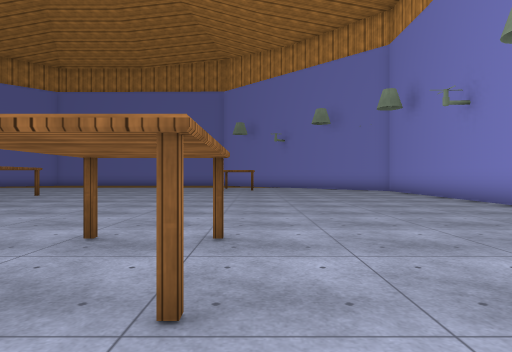
View 1 (above)

16 first-person views from a walk through a 3-D level made in the Unity game engine. The camera is 1.2 m above the floor, looks level and sees 75° across. The floor is counted in squares, 2 m on a side. Each view is taken from the middle of a square. On the plan, view 1 faces up. The plan holds only what a view shows up to about 10 squares ahead; the rest is blank. The place goes on beyond the plan. The player character is not drawn. Some surface patterns are stand-ins.

View 2
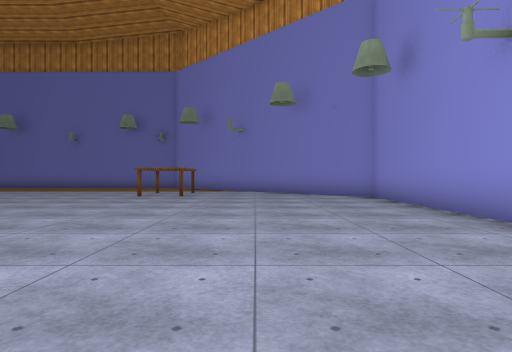

View 3
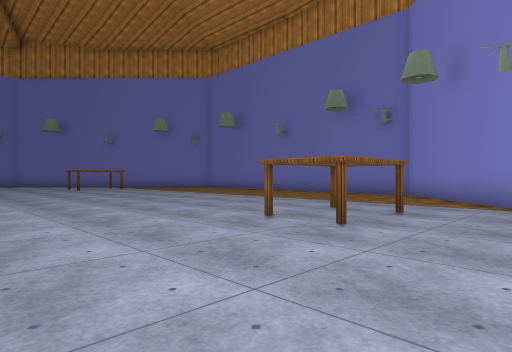

View 4
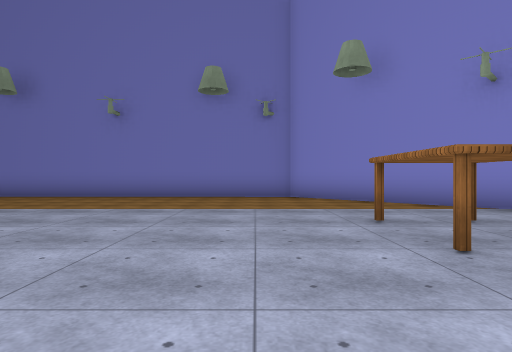

View 5
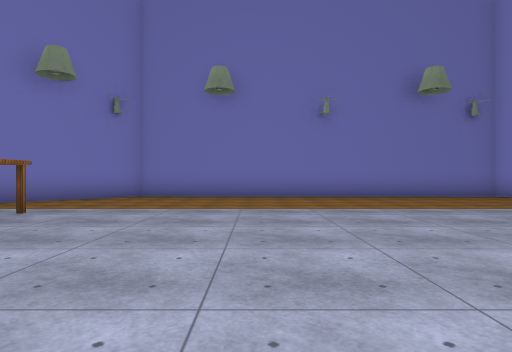

View 6
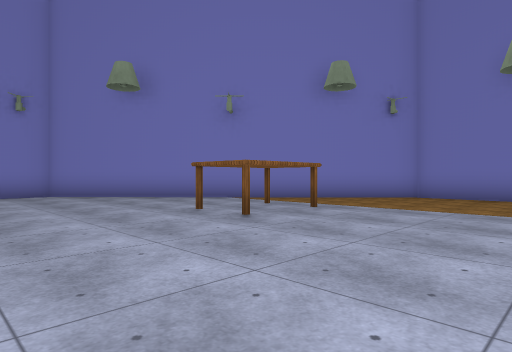

View 7
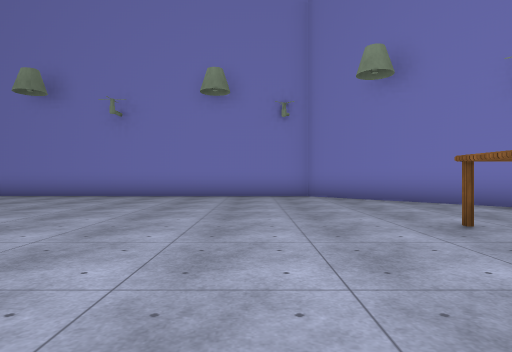

View 8
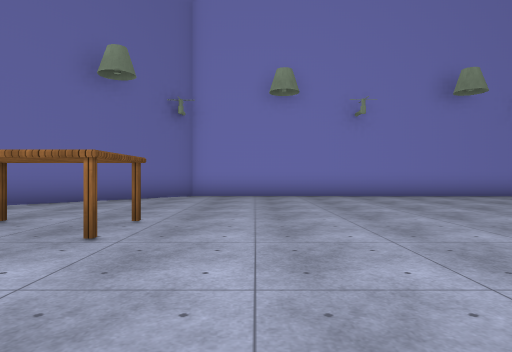

View 9
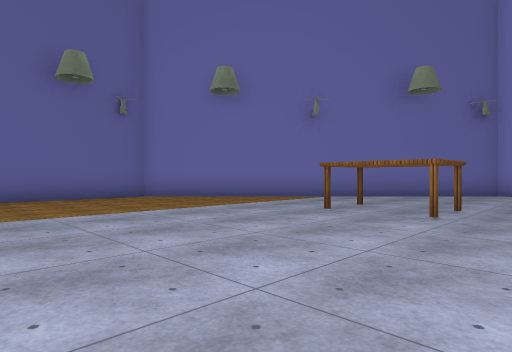

View 10
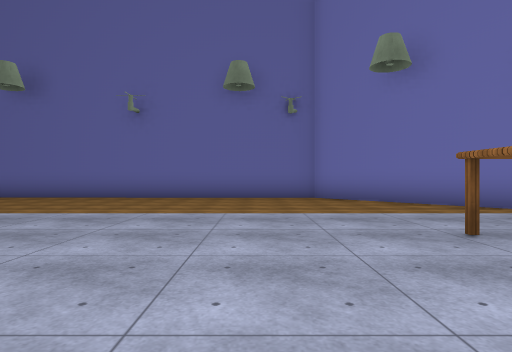

View 11
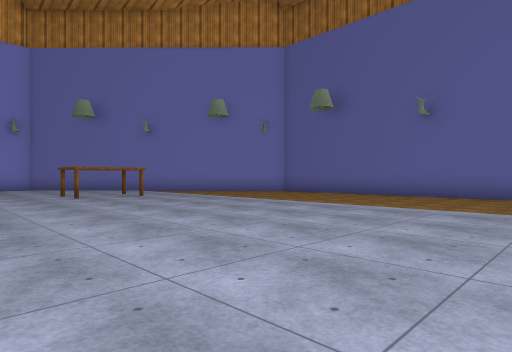

View 12
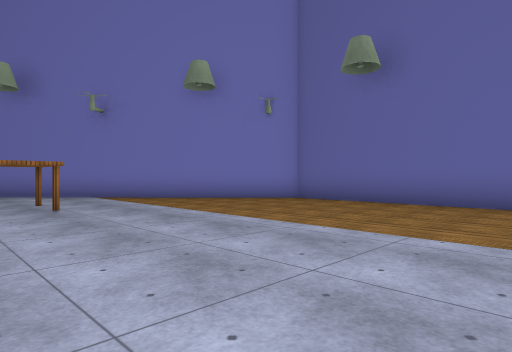

View 13
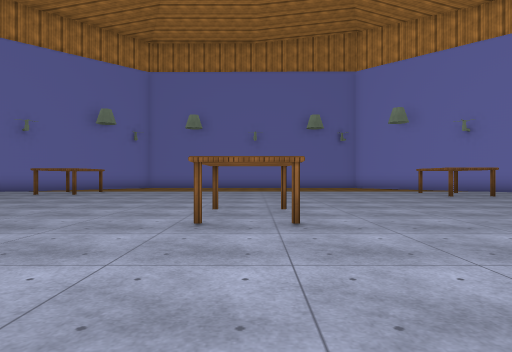

View 14
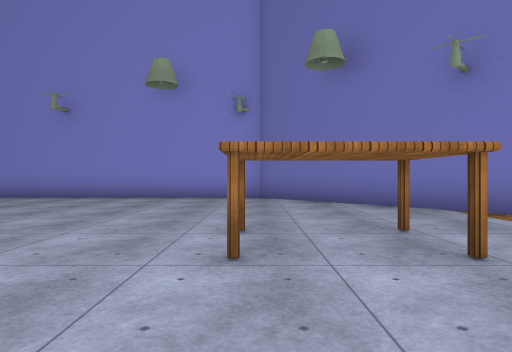

View 15
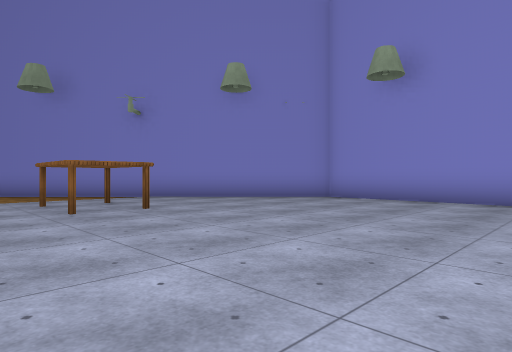

View 16
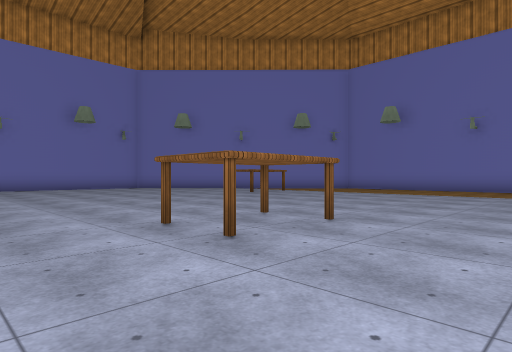

### Floor plan
Points are (right, up) in squares from view 1. A wall is a line through its corners. A room is listed if a view was taken in it or the views show most of it. See-through windows are left out.
Room 1 (views 1, 2, 3, 4, 5, 6, 7, 8, 9, 10, 11, 12, 13, 14, 15, 16)
walls: (5.2, 2.9) (5.3, 13.3) (-2, 20.8) (-12.4, 20.9) (-19.9, 13.5) (-20, 3.1) (-12.6, -4.3) (-2.2, -4.4) (5.2, 2.9)
objects: table (-14, 2) to (-13, 3); table (-14, 15) to (-13, 16); table (-7, 8) to (-7, 10); table (-1, 2) to (-1, 3); table (-1, 14) to (0, 15)

Where each view was taken, in squares from view 1:
view 1: 0 up, 0 right, facing up
view 2: 4 up, 2 right, facing up
view 3: 10 up, 2 right, facing up-left
view 4: 11 up, 3 left, facing up
view 5: 11 up, 9 left, facing up
view 6: 11 up, 9 left, facing up-left
view 7: 12 up, 10 left, facing left
view 8: 5 up, 10 left, facing left
view 9: 5 up, 8 left, facing down-left
view 10: 5 up, 11 left, facing down
view 11: 6 up, 11 left, facing down-right
view 12: 3 up, 8 left, facing down-right
view 13: 4 up, 7 left, facing up
view 14: 3 up, 4 left, facing right
view 15: 8 up, 3 left, facing up-right
view 16: 6 up, 4 left, facing up-left
